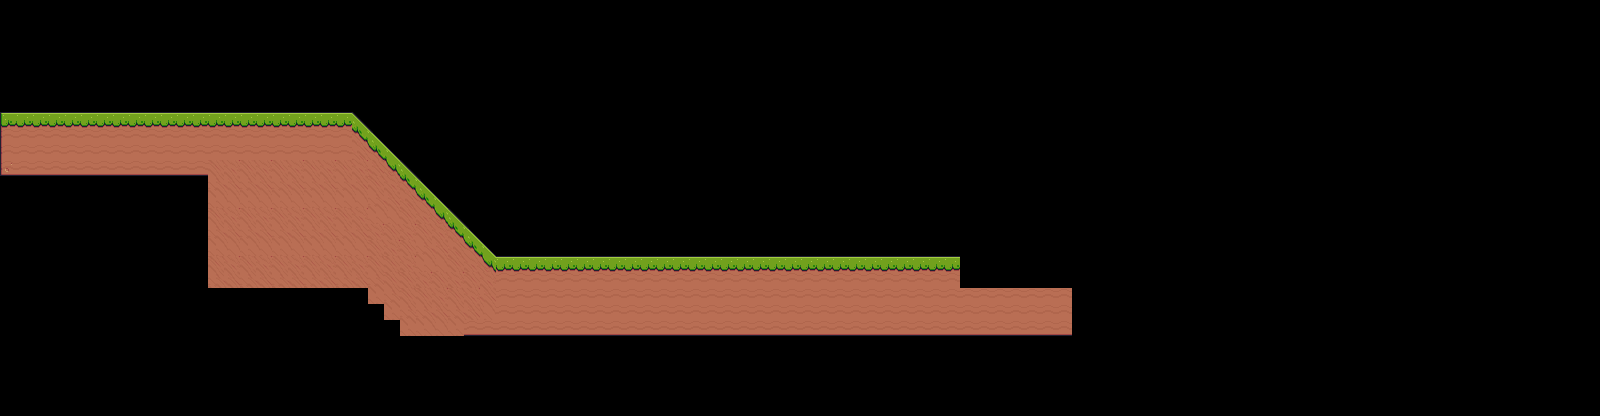

A level layout from a 2D game, rendered from its tile map. Below: a short description, then the map file with its tile-grid data intact:
An orthogonal 100x26 tile map with 16x16 px tiles, 1 tile layer (Ground), 2 tilesets.

<map version="1.5" tiledversion="1.7.1" orientation="orthogonal" renderorder="right-down" width="100" height="26" tilewidth="16" tileheight="16" infinite="0" nextlayerid="2" nextobjectid="1">
 <editorsettings>
  <export target="map-01.json" format="json" />
 </editorsettings>
 <tileset firstgid="1" name="tile" tilewidth="16" tileheight="16" tilecount="27" columns="3">
  <image source="tile.png" width="48" height="144" />
 </tileset>
 <tileset firstgid="28" name="tile" tilewidth="16" tileheight="16" tilecount="9" columns="3">
  <image source="tile.png" width="48" height="48" />
 </tileset>
 <layer id="1" name="Ground" width="100" height="26">
  <data encoding="csv">
0,0,0,0,0,0,0,0,0,0,0,0,0,0,0,0,0,0,0,0,0,0,0,0,0,0,0,0,0,0,0,0,0,0,0,0,0,0,0,0,0,0,0,0,0,0,0,0,0,0,0,0,0,0,0,0,0,0,0,0,0,0,0,0,0,0,0,0,0,0,0,0,0,0,0,0,0,0,0,0,0,0,0,0,0,0,0,0,0,0,0,0,0,0,0,0,0,0,0,0,
0,0,0,0,0,0,0,0,0,0,0,0,0,0,0,0,0,0,0,0,0,0,0,0,0,0,0,0,0,0,0,0,0,0,0,0,0,0,0,0,0,0,0,0,0,0,0,0,0,0,0,0,0,0,0,0,0,0,0,0,0,0,0,0,0,0,0,0,0,0,0,0,0,0,0,0,0,0,0,0,0,0,0,0,0,0,0,0,0,0,0,0,0,0,0,0,0,0,0,0,
0,0,0,0,0,0,0,0,0,0,0,0,0,0,0,0,0,0,0,0,0,0,0,0,0,0,0,0,0,0,0,0,0,0,0,0,0,0,0,0,0,0,0,0,0,0,0,0,0,0,0,0,0,0,0,0,0,0,0,0,0,0,0,0,0,0,0,0,0,0,0,0,0,0,0,0,0,0,0,0,0,0,0,0,0,0,0,0,0,0,0,0,0,0,0,0,0,0,0,0,
0,0,0,0,0,0,0,0,0,0,0,0,0,0,0,0,0,0,0,0,0,0,0,0,0,0,0,0,0,0,0,0,0,0,0,0,0,0,0,0,0,0,0,0,0,0,0,0,0,0,0,0,0,0,0,0,0,0,0,0,0,0,0,0,0,0,0,0,0,0,0,0,0,0,0,0,0,0,0,0,0,0,0,0,0,0,0,0,0,0,0,0,0,0,0,0,0,0,0,0,
0,0,0,0,0,0,0,0,0,0,0,0,0,0,0,0,0,0,0,0,0,0,0,0,0,0,0,0,0,0,0,0,0,0,0,0,0,0,0,0,0,0,0,0,0,0,0,0,0,0,0,0,0,0,0,0,0,0,0,0,0,0,0,0,0,0,0,0,0,0,0,0,0,0,0,0,0,0,0,0,0,0,0,0,0,0,0,0,0,0,0,0,0,0,0,0,0,0,0,0,
0,0,0,0,0,0,0,0,0,0,0,0,0,0,0,0,0,0,0,0,0,0,0,0,0,0,0,0,0,0,0,0,0,0,0,0,0,0,0,0,0,0,0,0,0,0,0,0,0,0,0,0,0,0,0,0,0,0,0,0,0,0,0,0,0,0,0,0,0,0,0,0,0,0,0,0,0,0,0,0,0,0,0,0,0,0,0,0,0,0,0,0,0,0,0,0,0,0,0,0,
0,0,0,0,0,0,0,0,0,0,0,0,0,0,0,0,0,0,0,0,0,0,0,0,0,0,0,0,0,0,0,0,0,0,0,0,0,0,0,0,0,0,0,0,0,0,0,0,0,0,0,0,0,0,0,0,0,0,0,0,0,0,0,0,0,0,0,0,0,0,0,0,0,0,0,0,0,0,0,0,0,0,0,0,0,0,0,0,0,0,0,0,0,0,0,0,0,0,0,0,
1,2,2,2,2,2,2,2,2,2,2,2,2,2,2,2,2,2,2,2,2,2,10,11,12,0,0,0,0,0,0,0,0,0,0,0,0,0,0,0,0,0,0,0,0,0,0,0,0,0,0,0,0,0,0,0,0,0,0,0,0,0,0,0,0,0,0,0,0,0,0,0,0,0,0,0,0,0,0,0,0,0,0,0,0,0,0,0,0,0,0,0,0,0,0,0,0,0,0,0,
4,5,5,5,5,5,5,5,5,5,5,5,5,5,5,5,5,5,5,5,5,5,13,14,15,0,0,0,0,0,0,0,0,0,0,0,0,0,0,0,0,0,0,0,0,0,0,0,0,0,0,0,0,0,0,0,0,0,0,0,0,0,0,0,0,0,0,0,0,0,0,0,0,0,0,0,0,0,0,0,0,0,0,0,0,0,0,0,0,0,0,0,0,0,0,0,0,0,0,0,
4,5,5,5,5,5,5,5,5,5,5,5,5,5,5,5,5,5,5,5,5,5,16,17,18,0,0,0,0,0,0,0,0,0,0,0,0,0,0,0,0,0,0,0,0,0,0,0,0,0,0,0,0,0,0,0,0,0,0,0,0,0,0,0,0,0,0,0,0,0,0,0,0,0,0,0,0,0,0,0,0,0,0,0,0,0,0,0,0,0,0,0,0,0,0,0,0,0,0,0,
7,8,8,8,8,8,8,8,8,8,8,8,8,19,20,19,20,19,20,19,20,19,20,23,21,10,11,12,0,0,0,0,0,0,0,0,0,0,0,0,0,0,0,0,0,0,0,0,0,0,0,0,0,0,0,0,0,0,0,0,0,0,0,0,0,0,0,0,0,0,0,0,0,0,0,0,0,0,0,0,0,0,0,0,0,0,0,0,0,0,0,0,0,0,0,0,0,0,0,0,
0,0,0,0,0,0,0,0,0,0,0,0,0,22,23,22,23,22,23,22,23,22,23,19,20,13,14,15,0,0,0,0,0,0,0,0,0,0,0,0,0,0,0,0,0,0,0,0,0,0,0,0,0,0,0,0,0,0,0,0,0,0,0,0,0,0,0,0,0,0,0,0,0,0,0,0,0,0,0,0,0,0,0,0,0,0,0,0,0,0,0,0,0,0,0,0,0,0,0,0,
0,0,0,0,0,0,0,0,0,0,0,0,0,25,26,25,26,25,26,25,26,25,26,22,23,16,17,18,0,0,0,0,0,0,0,0,0,0,0,0,0,0,0,0,0,0,0,0,0,0,0,0,0,0,0,0,0,0,0,0,0,0,0,0,0,0,0,0,0,0,0,0,0,0,0,0,0,0,0,0,0,0,0,0,0,0,0,0,0,0,0,0,0,0,0,0,0,0,0,0,
0,0,0,0,0,0,0,0,0,0,0,0,0,19,20,19,20,19,20,19,20,19,20,25,26,19,20,21,10,11,12,0,0,0,0,0,0,0,0,0,0,0,0,0,0,0,0,0,0,0,0,0,0,0,0,0,0,0,0,0,0,0,0,0,0,0,0,0,0,0,0,0,0,0,0,0,0,0,0,0,0,0,0,0,0,0,0,0,0,0,0,0,0,0,0,0,0,0,0,0,
0,0,0,0,0,0,0,0,0,0,0,0,0,22,23,22,23,22,23,22,23,22,23,20,19,20,19,20,13,14,15,0,0,0,0,0,0,0,0,0,0,0,0,0,0,0,0,0,0,0,0,0,0,0,0,0,0,0,0,0,0,0,0,0,0,0,0,0,0,0,0,0,0,0,0,0,0,0,0,0,0,0,0,0,0,0,0,0,0,0,0,0,0,0,0,0,0,0,0,0,
0,0,0,0,0,0,0,0,0,0,0,0,0,25,26,25,26,25,26,25,26,25,26,19,20,19,22,23,16,17,18,0,0,0,0,0,0,0,0,0,0,0,0,0,0,0,0,0,0,0,0,0,0,0,0,0,0,0,0,0,0,0,0,0,0,0,0,0,0,0,0,0,0,0,0,0,0,0,0,0,0,0,0,0,0,0,0,0,0,0,0,0,0,0,0,0,0,0,0,0,
0,0,0,0,0,0,0,0,0,0,0,0,0,19,20,19,20,19,20,19,20,19,20,19,19,20,25,26,19,20,21,2,2,2,2,2,2,2,2,2,2,2,2,2,2,2,2,2,2,2,2,2,2,2,2,2,2,2,2,2,0,0,0,0,0,0,0,0,0,0,0,0,0,0,0,0,0,0,0,0,0,0,0,0,0,0,0,0,0,0,0,0,0,0,0,0,0,0,0,0,
0,0,0,0,0,0,0,0,0,0,0,0,0,22,23,22,23,22,23,22,23,22,23,22,19,19,20,19,20,19,20,5,5,5,5,5,5,5,5,5,5,5,5,5,5,5,5,5,5,5,5,5,5,5,5,5,5,5,5,5,0,0,0,0,0,0,0,0,0,0,0,0,0,0,0,0,0,0,0,0,0,0,0,0,0,0,0,0,0,0,0,0,0,0,0,0,0,0,0,0,
0,0,0,0,0,0,0,0,0,0,0,0,0,0,0,0,0,0,0,0,0,0,0,25,22,19,19,20,19,20,23,5,5,5,5,5,5,5,5,5,5,5,5,5,5,5,5,5,5,5,5,5,5,5,5,5,5,5,5,5,5,5,5,5,5,5,5,0,0,0,0,0,0,0,0,0,0,0,0,0,0,0,0,0,0,0,0,0,0,0,0,0,0,0,0,0,0,0,0,0,
0,0,0,0,0,0,0,0,0,0,0,0,0,0,0,0,0,0,0,0,0,0,0,0,25,22,22,23,22,23,26,5,5,5,5,5,5,5,5,5,5,5,5,5,5,5,5,5,5,5,5,5,5,5,5,5,5,5,5,5,5,5,5,5,5,5,5,0,0,0,0,0,0,0,0,0,0,0,0,0,0,0,0,0,0,0,0,0,0,0,0,0,0,0,0,0,0,0,0,0,
0,0,0,0,0,0,0,0,0,0,0,0,0,0,0,0,0,0,0,0,0,0,0,0,0,25,25,26,25,8,8,8,8,8,8,8,8,8,8,8,8,8,8,8,8,8,8,8,8,8,8,8,8,8,8,8,8,8,8,8,8,8,8,8,8,8,8,0,0,0,0,0,0,0,0,0,0,0,0,0,0,0,0,0,0,0,0,0,0,0,0,0,0,0,0,0,0,0,0,0,
0,0,0,0,0,0,0,0,0,0,0,0,0,0,0,0,0,0,0,0,0,0,0,0,0,0,0,0,0,0,0,0,0,0,0,0,0,0,0,0,0,0,0,0,0,0,0,0,0,0,0,0,0,0,0,0,0,0,0,0,0,0,0,0,0,0,0,0,0,0,0,0,0,0,0,0,0,0,0,0,0,0,0,0,0,0,0,0,0,0,0,0,0,0,0,0,0,0,0,0,
0,0,0,0,0,0,0,0,0,0,0,0,0,0,0,0,0,0,0,0,0,0,0,0,0,0,0,0,0,0,0,0,0,0,0,0,0,0,0,0,0,0,0,0,0,0,0,0,0,0,0,0,0,0,0,0,0,0,0,0,0,0,0,0,0,0,0,0,0,0,0,0,0,0,0,0,0,0,0,0,0,0,0,0,0,0,0,0,0,0,0,0,0,0,0,0,0,0,0,0,
0,0,0,0,0,0,0,0,0,0,0,0,0,0,0,0,0,0,0,0,0,0,0,0,0,0,0,0,0,0,0,0,0,0,0,0,0,0,0,0,0,0,0,0,0,0,0,0,0,0,0,0,0,0,0,0,0,0,0,0,0,0,0,0,0,0,0,0,0,0,0,0,0,0,0,0,0,0,0,0,0,0,0,0,0,0,0,0,0,0,0,0,0,0,0,0,0,0,0,0,
0,0,0,0,0,0,0,0,0,0,0,0,0,0,0,0,0,0,0,0,0,0,0,0,0,0,0,0,0,0,0,0,0,0,0,0,0,0,0,0,0,0,0,0,0,0,0,0,0,0,0,0,0,0,0,0,0,0,0,0,0,0,0,0,0,0,0,0,0,0,0,0,0,0,0,0,0,0,0,0,0,0,0,0,0,0,0,0,0,0,0,0,0,0,0,0,0,0,0,0,
0,0,0,0,0,0,0,0,0,0,0,0,0,0,0,0,0,0,0,0,0,0,0,0,0,0,0,0,0,0,0,0,0,0,0,0,0,0,0,0,0,0,0,0,0,0,0,0,0,0,0,0,0,0,0,0,0,0,0,0,0,0,0,0,0,0,0,0,0,0,0,0,0,0,0,0,0,0,0,0,0,0,0,0,0,0,0,0,0,0,0,0,0,0,0,0,0,0,0,0
</data>
 </layer>
</map>